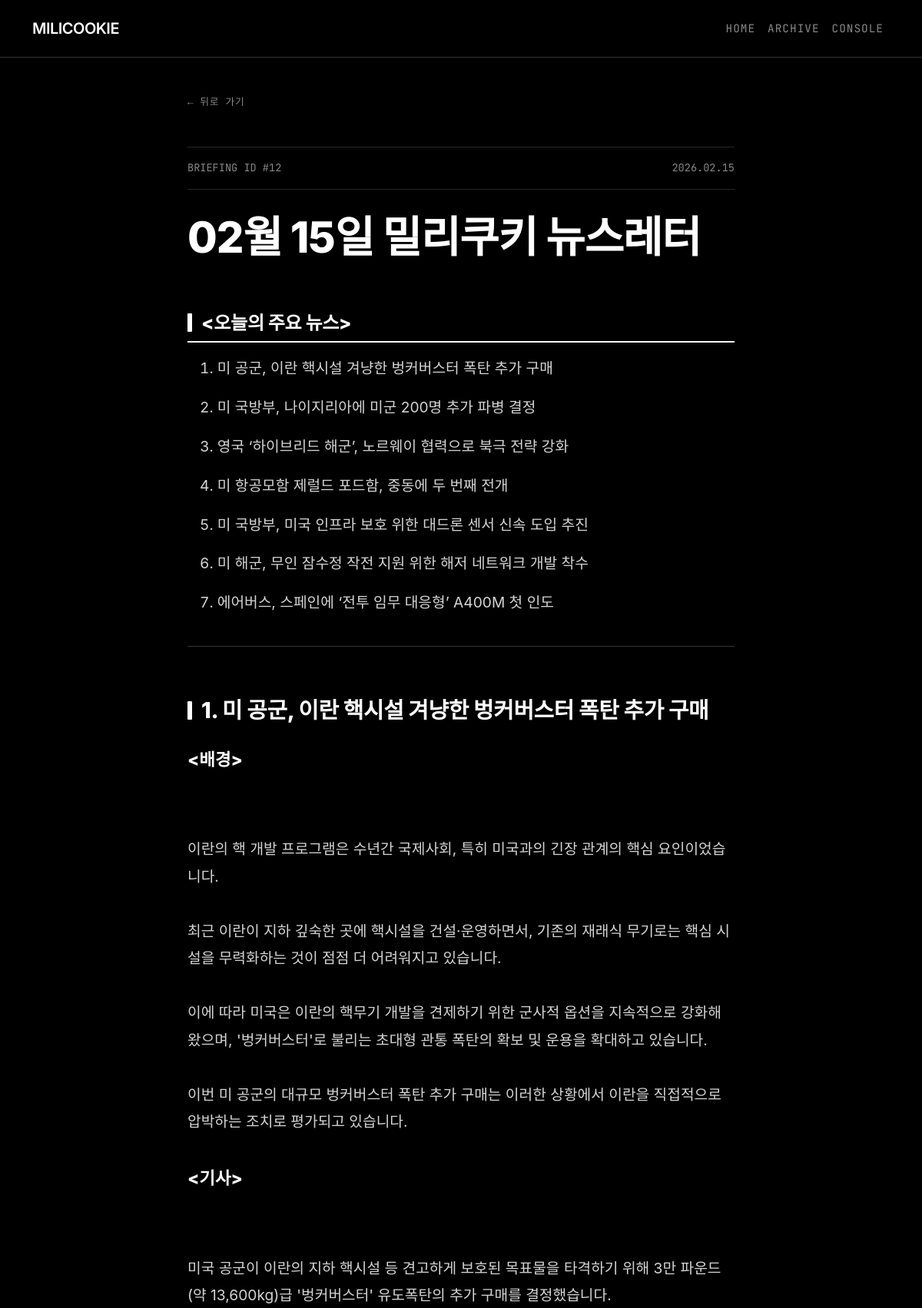
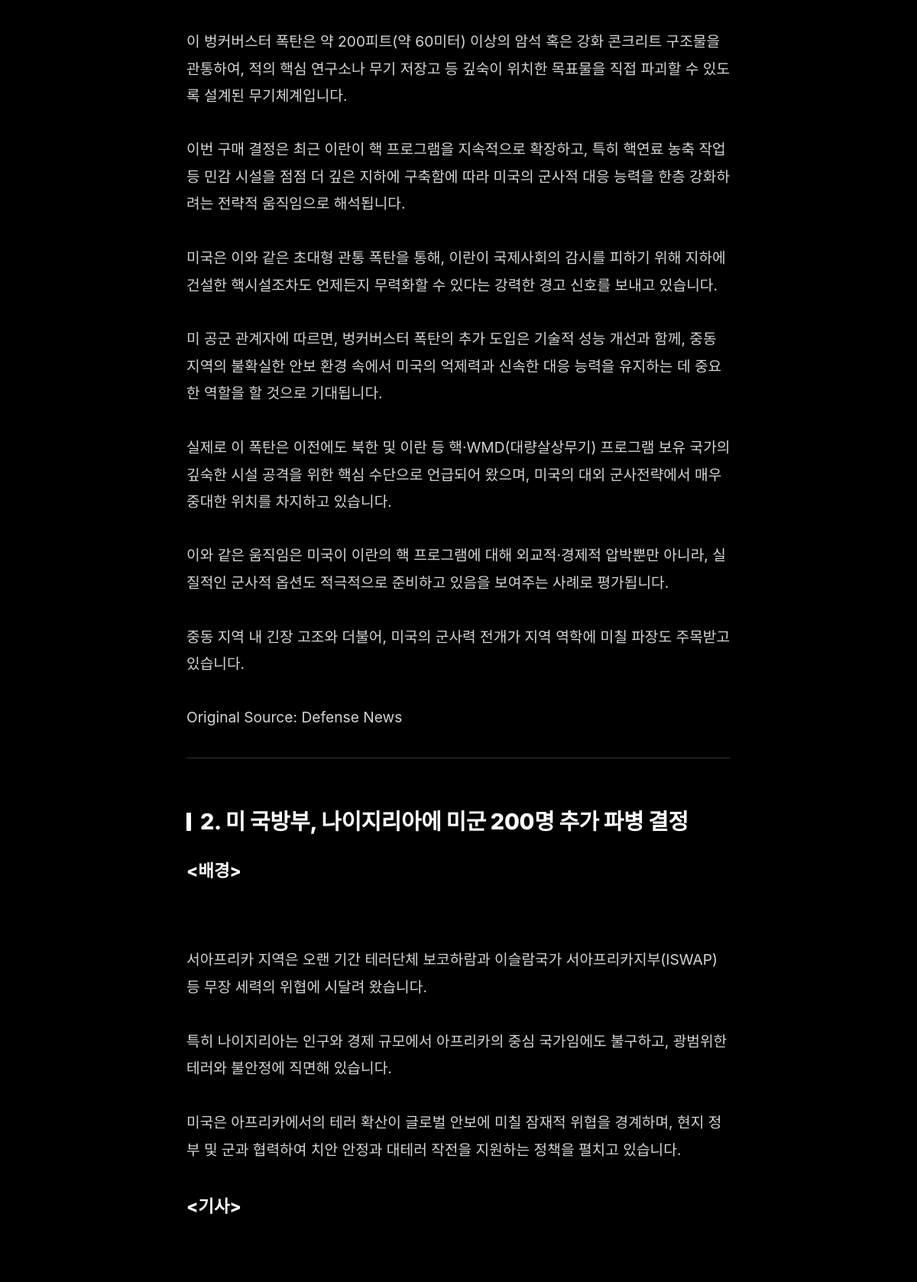
Screenshot of /archive/12/ (upper part) with the database file from the repository (2 pictures, top to bottom).
### newsletters/models.py (models this page shows, shortened)
class Newsletter(models.Model):
    title = models.CharField(max_length=255)
    content = models.TextField(help_text="Full HTML content of the newsletter")
    summary = models.TextField(blank=True, help_text="Short summary for the archive list")
    published_at = models.DateTimeField(auto_now_add=True)
    sent_count = models.IntegerField(default=0, help_text="Number of subscribers this was sent to")
    class Meta:
        ordering = ['-published_at']

### newsletters/views.py (the view)
# urls.py: path('archive/<int:pk>/', NewsletterDetailView.as_view(), name='newsletter_detail'),
class NewsletterDetailView(DetailView):
    model = Newsletter
    template_name = 'newsletter_detail.html'
    context_object_name = 'newsletter'

### templates/newsletter_detail.html (shortened to what this page needs)
{% extends 'base.html' %}
{% block content %}
<div class="container py-5">
    <div class="detail-container">
        <div class="nav-utils">
            <a href="{% url 'archive' %}">뒤로 가기</a>
        </div>
        <header class="article-header">
            <div class="article-meta-top">
                <span>Briefing ID #{{ newsletter.id }}</span>
                <span>{{ newsletter.published_at|date:"Y.m.d" }}</span>
            </div>
            <h1 class="article-title">{{ newsletter.title }}</h1>
        </header>
        <article class="newsletter-content">
            {{ newsletter.content|safe }}
        </article>
    </div>
</div>
{% endblock %}

### templates/base.html (style rules this page uses)
:root { --bg-color: #000000; --surface-color: rgba(17, 17, 17, 0.8); --border-color: #333333; --text-primary: #ffffff; --text-secondary: #888888; --accent-color: #ffffff; }
body { font-family: 'Inter', -apple-system, BlinkMacSystemFont, sans-serif; background-color: var(--bg-color); color: var(--text-primary); line-height: 1.6; -webkit-font-smoothing: antialiased; overflow-x: hidden; }
h1, h2, h3, h4, h5, h6, .navbar-brand { font-family: 'Inter', sans-serif; font-weight: 600; letter-spacing: -0.5px; color: var(--text-primary); }

### templates/newsletter_detail.html (style rules this page uses)
.detail-container { max-width: 760px; margin: 0 auto; padding: 0 1.5rem; }
.nav-utils { margin-bottom: 3rem; font-family: 'JetBrains Mono', monospace; font-size: 0.8rem; letter-spacing: 0.05em; }
.nav-utils a { color: var(--text-secondary); text-decoration: none; transition: color 0.2s; display: inline-flex; align-items: center; }
.nav-utils a::before { content: '←'; margin-right: 8px; }
.article-header { margin-bottom: 4rem; text-align: left; }
.article-meta-top { border-top: 1px solid rgba(255,255,255,0.15); border-bottom: 1px solid rgba(255,255,255,0.15); padding: 1rem 0; margin-bottom: 2rem; display: flex; justify-content: space-between; align-items: center; color: var(--text-secondary); font-family: 'JetBrains Mono', monospace; font-size: 0.85rem; text-transform: uppercase; }
.article-title { font-size: clamp(2.5rem, 5vw, 3.5rem); font-weight: 800; line-height: 1.1; letter-spacing: -0.02em; color: #fff; margin-bottom: 0; }
.newsletter-content { font-size: 1.2rem; color: #d4d4d4; line-height: 1.85; font-family: -apple-system, BlinkMacSystemFont, "Pretendard", "Segoe UI", Roboto, "Helvetica Neue", Arial, sans-serif; }
.newsletter-content h1, .newsletter-content h2 { color: #fff; font-weight: 800; font-size: 1.8rem; margin-top: 4rem; margin-bottom: 1.5rem; line-height: 1.3; letter-spacing: -0.01em; display: flex; align-items: center; }
.newsletter-content h1::before, .newsletter-content h2::before { content: ''; display: inline-block; width: 6px; height: 24px; background-color: #fff; margin-right: 12px; border-radius: 1px; }
.newsletter-content span[style*="color: #1a1a1a"] { color: #ffffff !important; }
.newsletter-content h1[style*="color: #1a1a1a"] { color: #ffffff !important; border-bottom-color: #ffffff !important; }
.newsletter-content p { margin-bottom: 1.8em; }
.newsletter-content ul, .newsletter-content ol { margin-bottom: 2em; padding-left: 0; list-style-position: inside; }
.newsletter-content li { margin-bottom: 0.8em; padding-left: 1rem; position: relative; }

### rows the page displays
Newsletter: id "12", published_at "2026.02.15", title "02월 15일 밀리쿠키 뉴스레터", content "<오늘의 주요 뉴스> 미 공군, 이란 핵시설 겨냥한 벙커버스터 폭탄 추가 구매 미 국방부, 나이지리아에 미군 200명 추가 파병 결정 영국 ‘하이브리드 해군’, 노르웨이 협력으로 북극 전략 강화 미 항공모함 제럴드 포드함, 중동에 두 번째 전개 미 국방부, 미국 인프라 보호 위한 대드론 센서 신속 도입 추진 미 해군, 무인 잠수정 작전 지원 위한 해저 네트워크 개발 착수 에어버스, 스페인에 ‘전투 임무 대응형’ A400M 첫 인도 1. 미 공군, 이란 핵시설 겨냥한 벙커버스터 폭탄 추가 구매 <배경> 이란의 핵 개발 프로그램은 수년간 국제사회, 특히 미국과의 긴장 관계의 핵심 요인이었습니다. 최근 이란이 지하 깊숙한 곳에 핵시설을 건설·운영하면서, 기존의 재래식 무기로는 핵심 시설을 무력화하는 것이 점점 더 어려워지고 있습니다. 이에 따라 미국은 이란의 핵무기 개발을 견제하기 위한 군사적 옵션을 지속적으로 강화해 왔으며, '벙커버스터'로 불리는 초대형 관통 폭탄의 확보 및 운용을 확대하고 있습니다. 이번 미 공군의 대규모 벙커버스터 폭탄 추가 구매는 이러한 상황에서 이란을 직접적으로 압박하는 조치로 평가되고 있습니다. <기사> 미국 공군이 이란의 지하 핵시설 등 견고하게 보호된 목표물을 타격하기 위해 3만 파운드(약 13,600kg)급 '벙커버스터' 유도폭탄의 추가 구매를 결정했습니다. 이 벙커버스터 폭탄은 약 200피트(약…"
